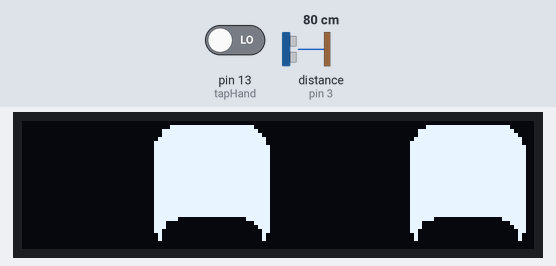
A sketch run on a simulated Arduino Uno, built with avr-gcc and run on an emulated ATmega328P. Parts: 128×32 one-colour display. Wiring (inferred from the names in the program): ultrasonic range finder: trigger pin 2; echo pin 3. The test bench sets the inputs (shaded band); at power-on: distance to the obstacle (sensor on pin 3) 80 cm, pin 13 (tapHand) LOW. The echo pulse lasts 58.3 µs per cm.

Above: at 2.2 s.
2.3 s: distance to the obstacle (sensor on pin 3) set to 2 cm
At 3.5 s:
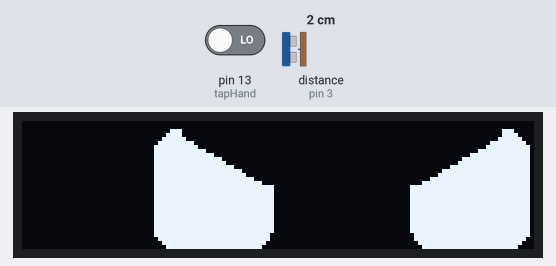
5.5 s: distance to the obstacle (sensor on pin 3) set to 18 cm
At 6.5 s:
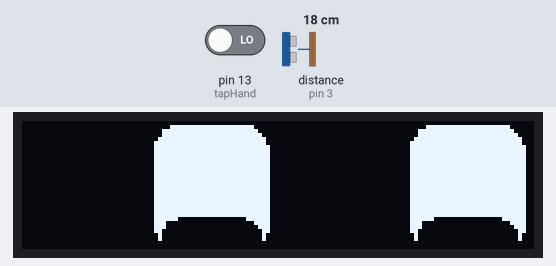
8.7 s: pin 13 (tapHand) driven HIGH
At 9.5 s:
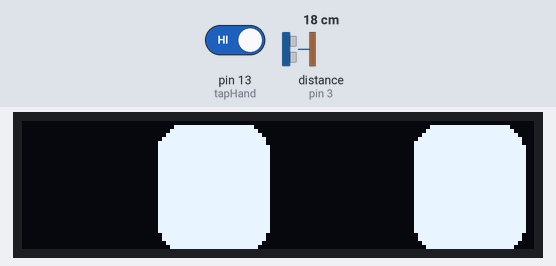
10.5 s: pin 13 (tapHand) driven LOW
At 11.7 s:
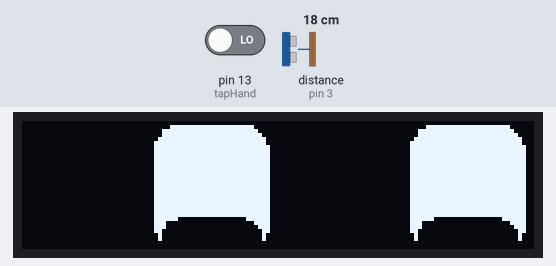
Timing chart, 0 to 13.5 s (numbered marks = the images above; inputs shaded):
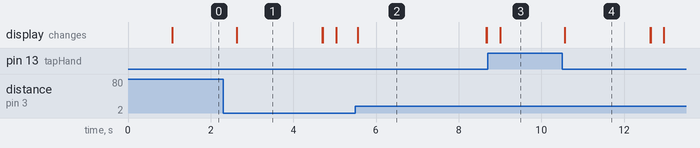

The sketch:

Roberto.ino
```cpp
//Incluimos las librerias para la pantalla OLED
#include <Wire.h>
#include <Adafruit_GFX.h>
#include <Adafruit_SSD1306.h>

//Se definen los pines para el Sensor Ultrasonico
#define TRIGGER_PIN  2
#define ECHO_PIN     3

//Se declara el ancho, alto, direccion y reset de la OLED
const uint8_t ancho = 128;
const uint8_t alto = 32;
const uint8_t direccion = 0X3C;
const int8_t oled_reset = -1;

//Se llama a la funcion para cpntruir la pantalla
Adafruit_SSD1306 display(ancho, alto, &Wire, oled_reset);

//Se define el tamaño del ojo del robot enn px
#define EYE_HEIGHT   32
#define EYE_WIDTH    32

int tapHand = 13;//Se declara una variable para interactuar con el robot
int tapState = 0;
bool wake = false;//Se declara una variable para encender al robot

//Se declaran las listas que contienen el codigo de los ojos del robot ----------------------------------
static const unsigned char PROGMEM Eye[] = {//Ojo normal
// 'Eye2', 32x32px
0x03, 0xff, 0xff, 0xc0, 0x07, 0xff, 0xff, 0xe0, 0x0f, 0xff, 0xff, 0xf0, 0x1f, 0xff, 0xff, 0xf8,
0x3f, 0xff, 0xff, 0xf8, 0x3f, 0xff, 0xff, 0xfc, 0x3f, 0xff, 0xff, 0xfc, 0x3f, 0xff, 0xff, 0xfc,
0x3f, 0xff, 0xff, 0xfc, 0x3f, 0xff, 0xff, 0xfc, 0x3f, 0xff, 0xff, 0xfc, 0x3f, 0xff, 0xff, 0xfc,
0x3f, 0xff, 0xff, 0xfc, 0x3f, 0xff, 0xff, 0xfc, 0x3f, 0xff, 0xff, 0xfc, 0x3f, 0xff, 0xff, 0xfc,
0x3f, 0xff, 0xff, 0xfc, 0x3f, 0xff, 0xff, 0xfc, 0x3f, 0xff, 0xff, 0xfc, 0x3f, 0xff, 0xff, 0xfc,
0x3f, 0xff, 0xff, 0xfc, 0x3f, 0xff, 0xff, 0xfc, 0x3f, 0xff, 0xff, 0xfc, 0x3f, 0xff, 0xff, 0xfc,
0x3f, 0xff, 0xff, 0xfc, 0x3f, 0xff, 0xff, 0xfc, 0x3f, 0xff, 0xff, 0xfc, 0x1f, 0xff, 0xff, 0xf8,
0x1f, 0xff, 0xff, 0xf8, 0x0f, 0xff, 0xff, 0xf0, 0x07, 0xff, 0xff, 0xe0, 0x01, 0xff, 0xff, 0x80};

//Se declara una lista con el codigo de el ojo feliz del robot
static const unsigned char PROGMEM Eye_happy[] = {//Ojo  feliz
// 'Eye4', 32x32px
0x07, 0xff, 0xff, 0xc0, 0x1f, 0xff, 0xff, 0xe0, 0x1f, 0xff, 0xff, 0xf0, 0x3f, 0xff, 0xff, 0xf8,
0x7f, 0xff, 0xff, 0xf8, 0x7f, 0xff, 0xff, 0xfc, 0x7f, 0xff, 0xff, 0xfc, 0x7f, 0xff, 0xff, 0xfc,
0x7f, 0xff, 0xff, 0xfc, 0x7f, 0xff, 0xff, 0xfc, 0x7f, 0xff, 0xff, 0xfc, 0x7f, 0xff, 0xff, 0xfc,
0x7f, 0xff, 0xff, 0xfc, 0x7f, 0xff, 0xff, 0xfc, 0x7f, 0xff, 0xff, 0xfc, 0x7f, 0xff, 0xff, 0xfc,
0x7f, 0xff, 0xff, 0xfc, 0x7f, 0xff, 0xff, 0xfc, 0x7f, 0xff, 0xff, 0xfc, 0x7f, 0xff, 0xff, 0xfc,
0x7f, 0xff, 0xff, 0xfc, 0x7f, 0xff, 0xff, 0xfc, 0x7f, 0xff, 0xff, 0xfc, 0x7e, 0x00, 0x00, 0xfc,
0x70, 0x00, 0x00, 0x3c, 0x70, 0x00, 0x00, 0x1c, 0x60, 0x00, 0x00, 0x0c, 0x20, 0x00, 0x00, 0x08,
0x20, 0x00, 0x00, 0x08, 0x00, 0x00, 0x00, 0x00, 0x00, 0x00, 0x00, 0x00, 0x00, 0x00, 0x00, 0x00};

static const unsigned char PROGMEM Eye_angry1[] = {//Ojo enojado izquierdo
// 'Eye_angry1', 32x32px
0x00, 0x00, 0x00, 0x00, 0x07, 0x00, 0x00, 0x00, 0x0f, 0x00, 0x00, 0x00, 0x1f, 0x80, 0x00, 0x00,
0x3f, 0xe0, 0x00, 0x00, 0x7f, 0xf0, 0x00, 0x00, 0x7f, 0xfc, 0x00, 0x00, 0x7f, 0xff, 0x00, 0x00,
0x7f, 0xff, 0xc0, 0x00, 0x7f, 0xff, 0xe0, 0x00, 0x7f, 0xff, 0xf8, 0x00, 0x7f, 0xff, 0xfe, 0x00,
0x7f, 0xff, 0xff, 0x00, 0x7f, 0xff, 0xff, 0xc0, 0x7f, 0xff, 0xff, 0xf0, 0x7f, 0xff, 0xff, 0xfe,
0x7f, 0xff, 0xff, 0xfe, 0x7f, 0xff, 0xff, 0xfe, 0x7f, 0xff, 0xff, 0xfe, 0x7f, 0xff, 0xff, 0xfe,
0x7f, 0xff, 0xff, 0xfe, 0x7f, 0xff, 0xff, 0xfe, 0x7f, 0xff, 0xff, 0xfe, 0x7f, 0xff, 0xff, 0xfe,
0x7f, 0xff, 0xff, 0xfe, 0x7f, 0xff, 0xff, 0xfe, 0x7f, 0xff, 0xff, 0xfe, 0x7f, 0xff, 0xff, 0xfc,
0x3f, 0xff, 0xff, 0xfc, 0x1f, 0xff, 0xff, 0xf8, 0x0f, 0xff, 0xff, 0xf0, 0x03, 0xff, 0xff, 0xc0};

static const unsigned char PROGMEM Eye_angry2[] = {//Ojo enojado derecho
  // 'Eye_angry1', 32x32px
0x00, 0x00, 0x00, 0x00, 0x00, 0x00, 0x00, 0xe0, 0x00, 0x00, 0x00, 0xf0, 0x00, 0x00, 0x01, 0xf8,
0x00, 0x00, 0x07, 0xfc, 0x00, 0x00, 0x0f, 0xfe, 0x00, 0x00, 0x3f, 0xfe, 0x00, 0x00, 0xff, 0xfe,
0x00, 0x03, 0xff, 0xfe, 0x00, 0x07, 0xff, 0xfe, 0x00, 0x1f, 0xff, 0xfe, 0x00, 0x7f, 0xff, 0xfe,
0x00, 0xff, 0xff, 0xfe, 0x03, 0xff, 0xff, 0xfe, 0x0f, 0xff, 0xff, 0xfe, 0x7f, 0xff, 0xff, 0xfe,
0x7f, 0xff, 0xff, 0xfe, 0x7f, 0xff, 0xff, 0xfe, 0x7f, 0xff, 0xff, 0xfe, 0x7f, 0xff, 0xff, 0xfe,
0x7f, 0xff, 0xff, 0xfe, 0x7f, 0xff, 0xff, 0xfe, 0x7f, 0xff, 0xff, 0xfe, 0x7f, 0xff, 0xff, 0xfe,
0x7f, 0xff, 0xff, 0xfe, 0x7f, 0xff, 0xff, 0xfe, 0x7f, 0xff, 0xff, 0xfe, 0x3f, 0xff, 0xff, 0xfe,
0x3f, 0xff, 0xff, 0xfc, 0x1f, 0xff, 0xff, 0xf8, 0x0f, 0xff, 0xff, 0xf0, 0x03, 0xff, 0xff, 0xc0};

//Se define el ancho y alto del ojo cerrado del robot
#define EYE_CLOSED_HEIGHT   5
#define EYE_CLOSED_WIDTH    32
//Se declara la lista que contiene el codigo de el ojo cerrado del robot
static const unsigned char PROGMEM Closed_eye[] = {
// 'Eye3', 32x5px
0x7f, 0xff, 0xff, 0xfe, 0xff, 0xff, 0xff, 0xff, 0xff, 0xff, 0xff, 0xff, 0xff, 0xff, 0xff, 0xff,
0x7f, 0xff, 0xff, 0xfe};

//-------------------------------------------------------------------------------------------------------

void setup() {
  Wire.begin();
  //Inicializamos los valores de la OLED
  display.begin(SSD1306_SWITCHCAPVCC, direccion); //generate oled.setTextColor(WHITE); // pantalla monocromatica
  display.setTextColor(WHITE);
  display.clearDisplay();
  display.display();

  //Se declaran los pines de lectura
  pinMode(tapHand, INPUT);//Se declara el pin de interacción con el robot
  pinMode(ECHO_PIN, INPUT);//Se declara el pin de entrada de la señal del Sensor ULS
  //Se declaran los pines de escritura
  pinMode(TRIGGER_PIN, OUTPUT);
  delay(1000);
}


void loop() {
  for(int i=0; i<=6; i++){
      /*En este bucle:
        -Se calcula la distancia de un objeto
        -Se lee el pin de interacción con el robot
        -Se crean las condiciones para mostrar la cara ideal*/

   //Se calcula la distancia a un obstaculo ---------------------------
      // Limpiar el pin TRIGGER
      digitalWrite(TRIGGER_PIN, LOW);
      delayMicroseconds(2);
      // Generar un pulso en el pin TRIGGER
      digitalWrite(TRIGGER_PIN, HIGH);
      delayMicroseconds(10);
      digitalWrite(TRIGGER_PIN, LOW);
      // Leer el tiempo que tarda el pulso en regresar al pin ECHO
      long duration = pulseIn(ECHO_PIN, HIGH);
      // Calcular la distancia en centímetros
      long distance = duration / 29 / 2;
    //-------------------------------------------------------------------

      //Lee si se esta interactuando -----------------------
      tapState = digitalRead(tapHand);
      //---------------------------------------------------
      display.clearDisplay();
      //Sentencias logicas para mostrar la cara ideal ---------------------------------
      if(tapState == 1 && distance > 10){//Si no se interactua y no hay obstaculos
        //Se muestra una cara normal
        display.drawBitmap(32, 1, Eye, EYE_WIDTH, EYE_HEIGHT, WHITE);
        display.drawBitmap(96, 1, Eye, EYE_WIDTH, EYE_HEIGHT, WHITE);
        display.display();
      }else if(tapState == 0 && distance > 10){//Si se interactua y no hay obstaculos
        //Se muestra cara feliz
        display.drawBitmap(32, 1, Eye_happy, EYE_WIDTH, EYE_HEIGHT, WHITE);
        display.drawBitmap(96, 1, Eye_happy, EYE_WIDTH, EYE_HEIGHT, WHITE);
        display.display();
      }else if(distance < 10){//Si hay un obstaculo
        //Se muestra la cara enojada
        display.drawBitmap(32, 1, Eye_angry1, EYE_WIDTH, EYE_HEIGHT, WHITE);
        display.drawBitmap(96, 1, Eye_angry2, EYE_WIDTH, EYE_HEIGHT, WHITE);
        display.display();
      }
      delay(500);
    }
    display.clearDisplay();
    display.drawBitmap(32, (display.height()/2), Closed_eye, EYE_CLOSED_WIDTH, EYE_CLOSED_HEIGHT, WHITE);
    display.display();
    display.drawBitmap(96, (display.height()/2), Closed_eye, EYE_CLOSED_WIDTH, EYE_CLOSED_HEIGHT, WHITE);
    display.display();
    delay(300);
  }
```

Measured:
- after the input at 2.3 s, the display: changes after 0.33 s (image 1)
- after the input at 5.5 s, the display: changes after 0.05 s (image 2)
- after the input at 8.7 s, the display: changes after 0.30 s (image 3)
- after the input at 10.5 s, the display: changes after 0.06 s (image 4)
- what the display in image 1 shows lasts 2.1 s, from 2.6 s to 4.7 s
- what the display in image 2 shows lasts 3.1 s, from 5.6 s to 8.7 s
